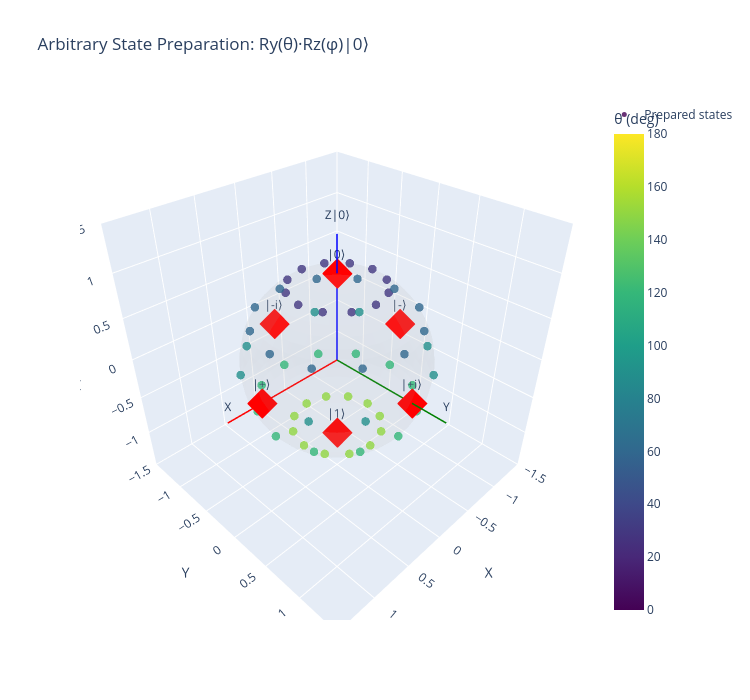

The cell this chart's notebook holds for it:
### Markdown cell above
---
## Section 6: Arbitrary State Preparation

Any single-qubit state can be parametrized on the Bloch sphere:

$$|\psi\rangle = \cos(\theta/2)|0\rangle + e^{i\phi}\sin(\theta/2)|1\rangle$$

To prepare this from $|0\rangle$:
1. $R_y(\theta)$: Sets the **polar angle** (latitude) — how much $|0\rangle$ vs $|1\rangle$
2. $R_z(\phi)$: Sets the **azimuthal phase** (longitude) — the relative phase

$$|\psi\rangle = R_z(\phi) \, R_y(\theta) |0\rangle \quad \text{(up to global phase)}$$

### Code cell
def prepare_state(theta: float, phi: float) -> Statevector:
    """Prepare |ψ⟩ = cos(θ/2)|0⟩ + e^(iφ)sin(θ/2)|1⟩."""
    qc = QuantumCircuit(1)
    qc.ry(theta, 0)
    qc.rz(phi, 0)
    return Statevector.from_instruction(qc)


# Prepare a grid of states covering the Bloch sphere
print("🌐 Preparing states across the Bloch sphere")
print("=" * 55)

fig = go.Figure(data=make_sphere_wireframe())

# Grid of states
theta_vals = np.linspace(0, np.pi, 7)      # 0 to π (north to south)
phi_vals = np.linspace(0, 2*np.pi, 13)[:-1] # 0 to 2π (around equator)

all_x, all_y, all_z, all_colors, all_text = [], [], [], [], []

for theta in theta_vals:
    for phi in phi_vals:
        sv = prepare_state(theta, phi)
        bx, by, bz = state_to_bloch(sv)
        all_x.append(bx)
        all_y.append(by)
        all_z.append(bz)
        all_colors.append(np.degrees(theta))
        all_text.append(f'θ={np.degrees(theta):.0f}° φ={np.degrees(phi):.0f}°')

fig.add_trace(go.Scatter3d(
    x=all_x, y=all_y, z=all_z,
    mode='markers',
    marker=dict(
        size=5,
        color=all_colors,
        colorscale='Viridis',
        colorbar=dict(title='θ (deg)'),
        opacity=0.8
    ),
    text=all_text,
    hovertemplate='%{text}<br>x=%{x:.3f}<br>y=%{y:.3f}<br>z=%{z:.3f}',
    name='Prepared states'
))

# Mark the 6 cardinal states
cardinal = [
    (0, 0, '|0⟩'), (np.pi, 0, '|1⟩'),
    (np.pi/2, 0, '|+⟩'), (np.pi/2, np.pi, '|-⟩'),
    (np.pi/2, np.pi/2, '|+i⟩'), (np.pi/2, 3*np.pi/2, '|-i⟩')
]
for theta, phi, label in cardinal:
    sv = prepare_state(theta, phi)
    bx, by, bz = state_to_bloch(sv)
    fig.add_trace(go.Scatter3d(
        x=[bx], y=[by], z=[bz],
        mode='markers+text', text=[label], textposition='top center',
        marker=dict(size=10, color='red', symbol='diamond'),
        showlegend=False
    ))

fig.update_layout(make_bloch_layout('Arbitrary State Preparation: Ry(θ)·Rz(φ)|0⟩'))
fig.show()

print(f"\nPrepared {len(all_x)} states covering the Bloch sphere.")
print("Each state was created with just Ry(θ) + Rz(φ) from |0⟩.")

### Figure 1 — Plotly figure (JSON) as saved in the notebook; plotly's stock layout.template omitted (floating-point values rounded to 4 significant figures; data arrays with more than 128 entries replaced by an {"elided": "..."} marker saying what was removed)
{"data": [{"colorscale": [[0, "lightgray"], [1, "lightgray"]], "hoverinfo": "skip", "opacity": 0.1, "showscale": false, "type": "surface", "x": {"elided": "30x30 float values"}, "y": {"elided": "30x30 float values"}, "z": {"elided": "30x30 float values"}}, {"hoverinfo": "skip", "line": {"color": "red", "width": 3}, "mode": "lines+text", "showlegend": false, "text": ["", "X"], "textposition": "top center", "type": "scatter3d", "x": [0, 1.4], "y": [0, 0], "z": [0, 0]}, {"hoverinfo": "skip", "line": {"color": "green", "width": 3}, "mode": "lines+text", "showlegend": false, "text": ["", "Y"], "textposition": "top center", "type": "scatter3d", "x": [0, 0], "y": [0, 1.4], "z": [0, 0]}, {"hoverinfo": "skip", "line": {"color": "blue", "width": 3}, "mode": "lines+text", "showlegend": false, "text": ["", "Z|0⟩"], "textposition": "top center", "type": "scatter3d", "x": [0, 0], "y": [0, 0], "z": [0, 1.4]}, {"hovertemplate": "%{text}<br>x=%{x:.3f}<br>y=%{y:.3f}<br>z=%{z:.3f}", "marker": {"color": [0, 0, 0, 0, 0, 0, 0, 0, 0, 0, 0, 0, 30.0, 30.0, 30.0, 30.0, 30.0, 30.0, 30.0, 30.0, 30.0, 30.0, 30.0, 30.0, 60.0, 60.0, 60.0, 60.0, 60.0, 60.0, 60.0, 60.0, 60.0, 60.0, 60.0, 60.0, 90, 90, 90, 90, 90, 90, 90, 90, 90, 90, 90, 90, 120.0, 120.0, 120.0, 120.0, 120.0, 120.0, 120.0, 120.0, 120.0, 120.0, 120.0, 120.0, 150.0, 150.0, 150.0, 150.0, 150.0, 150.0, 150.0, 150.0, 150.0, 150.0, 150.0, 150.0, 180, 180, 180, 180, 180, 180, 180, 180, 180, 180, 180, 180], "colorbar": {"title": {"text": "θ (deg)"}}, "colorscale": [[0, "#440154"], [0.1111, "#482878"], [0.2222, "#3e4989"], [0.3333, "#31688e"], [0.4444, "#26828e"], [0.5556, "#1f9e89"], [0.6667, "#35b779"], [0.7778, "#6ece58"], [0.8889, "#b5de2b"], [1, "#fde725"]], "opacity": 0.8, "size": 5}, "mode": "markers", "name": "Prepared states", "text": ["θ=0° φ=0°", "θ=0° φ=30°", "θ=0° φ=60°", "θ=0° φ=90°", "θ=0° φ=120°", "θ=0° φ=150°", "θ=0° φ=180°", "θ=0° φ=210°", "θ=0° φ=240°", "θ=0° φ=270°", "θ=0° φ=300°", "θ=0° φ=330°", "θ=30° φ=0°", "θ=30° φ=30°", "θ=30° φ=60°", "θ=30° φ=90°", "θ=30° φ=120°", "θ=30° φ=150°", "θ=30° φ=180°", "θ=30° φ=210°", "θ=30° φ=240°", "θ=30° φ=270°", "θ=30° φ=300°", "θ=30° φ=330°", "θ=60° φ=0°", "θ=60° φ=30°", "θ=60° φ=60°", "θ=60° φ=90°", "θ=60° φ=120°", "θ=60° φ=150°", "θ=60° φ=180°", "θ=60° φ=210°", "θ=60° φ=240°", "θ=60° φ=270°", "θ=60° φ=300°", "θ=60° φ=330°", "θ=90° φ=0°", "θ=90° φ=30°", "θ=90° φ=60°", "θ=90° φ=90°", "θ=90° φ=120°", "θ=90° φ=150°", "θ=90° φ=180°", "θ=90° φ=210°", "θ=90° φ=240°", "θ=90° φ=270°", "θ=90° φ=300°", "θ=90° φ=330°", "θ=120° φ=0°", "θ=120° φ=30°", "θ=120° φ=60°", "θ=120° φ=90°", "θ=120° φ=120°", "θ=120° φ=150°", "θ=120° φ=180°", "θ=120° φ=210°", "θ=120° φ=240°", "θ=120° φ=270°", "θ=120° φ=300°", "θ=120° φ=330°", "θ=150° φ=0°", "θ=150° φ=30°", "θ=150° φ=60°", "θ=150° φ=90°", "θ=150° φ=120°", "θ=150° φ=150°", "θ=150° φ=180°", "θ=150° φ=210°", "θ=150° φ=240°", "θ=150° φ=270°", "θ=150° φ=300°", "θ=150° φ=330°", "θ=180° φ=0°", "θ=180° φ=30°", "θ=180° φ=60°", "θ=180° φ=90°", "θ=180° φ=120°", "θ=180° φ=150°", "θ=180° φ=180°", "θ=180° φ=210°", "θ=180° φ=240°", "θ=180° φ=270°", "θ=180° φ=300°", "θ=180° φ=330°"], "type": "scatter3d", "x": [0, 0, 0, 0, 0, 0, 0, 0, 0, 0, 0, 0, 0.5, 0.433, 0.25, 1.11e-16, -0.25, -0.433, -0.5, -0.433, -0.25, -1.11e-16, 0.25, 0.433, 0.866, 0.75, 0.433, 1.11e-16, -0.433, -0.75, -0.866, -0.75, -0.433, -1.11e-16, 0.433, 0.75, 1, 0.866, 0.5, 2.22e-16, -0.5, -0.866, -1, -0.866, -0.5, -2.22e-16, 0.5, 0.866, 0.866, 0.75, 0.433, 1.665e-16, -0.433, -0.75, -0.866, -0.75, -0.433, -1.665e-16, 0.433, 0.75, 0.5, 0.433, 0.25, 5.551e-17, -0.25, -0.433, -0.5, -0.433, -0.25, -5.551e-17, 0.25, 0.433, 1.225e-16, 1.061e-16, 6.123e-17, 2.465e-32, -6.123e-17, -1.061e-16, -1.225e-16, -1.061e-16, -6.123e-17, -2.465e-32, 6.123e-17, 1.061e-16], "y": [0, 0, 0, 0, 0, 0, 0, 0, 0, 0, 0, 0, 0, 0.25, 0.433, 0.5, 0.433, 0.25, 6.123e-17, -0.25, -0.433, -0.5, -0.433, -0.25, 0, 0.433, 0.75, 0.866, 0.75, 0.433, 1.061e-16, -0.433, -0.75, -0.866, -0.75, -0.433, 0, 0.5, 0.866, 1, 0.866, 0.5, 1.225e-16, -0.5, -0.866, -1, -0.866, -0.5, 0, 0.433, 0.75, 0.866, 0.75, 0.433, 1.061e-16, -0.433, -0.75, -0.866, -0.75, -0.433, 0, 0.25, 0.433, 0.5, 0.433, 0.25, 6.123e-17, -0.25, -0.433, -0.5, -0.433, -0.25, 0, 6.123e-17, 1.061e-16, 1.225e-16, 1.061e-16, 6.123e-17, 1.5e-32, -6.123e-17, -1.061e-16, -1.225e-16, -1.061e-16, -6.123e-17], "z": [1, 1, 1, 1, 1, 1, 1, 1, 1, 1, 1, 1, 0.866, 0.866, 0.866, 0.866, 0.866, 0.866, 0.866, 0.866, 0.866, 0.866, 0.866, 0.866, 0.5, 0.5, 0.5, 0.5, 0.5, 0.5, 0.5, 0.5, 0.5, 0.5, 0.5, 0.5, 1.997e-16, 1.406e-16, 1.556e-16, 2.22e-16, 1.603e-16, 1.859e-16, 1.997e-16, 1.433e-16, 1.671e-16, 2.22e-16, 1.785e-16, 1.864e-16, -0.5, -0.5, -0.5, -0.5, -0.5, -0.5, -0.5, -0.5, -0.5, -0.5, -0.5, -0.5, -0.866, -0.866, -0.866, -0.866, -0.866, -0.866, -0.866, -0.866, -0.866, -0.866, -0.866, -0.866, -1, -1, -1, -1, -1, -1, -1, -1, -1, -1, -1, -1]}, {"marker": {"color": "red", "size": 10, "symbol": "diamond"}, "mode": "markers+text", "showlegend": false, "text": ["|0⟩"], "textposition": "top center", "type": "scatter3d", "x": [0], "y": [0], "z": [1]}, {"marker": {"color": "red", "size": 10, "symbol": "diamond"}, "mode": "markers+text", "showlegend": false, "text": ["|1⟩"], "textposition": "top center", "type": "scatter3d", "x": [1.225e-16], "y": [0], "z": [-1]}, {"marker": {"color": "red", "size": 10, "symbol": "diamond"}, "mode": "markers+text", "showlegend": false, "text": ["|+⟩"], "textposition": "top center", "type": "scatter3d", "x": [1], "y": [0], "z": [1.997e-16]}, {"marker": {"color": "red", "size": 10, "symbol": "diamond"}, "mode": "markers+text", "showlegend": false, "text": ["|-⟩"], "textposition": "top center", "type": "scatter3d", "x": [-1], "y": [1.225e-16], "z": [1.997e-16]}, {"marker": {"color": "red", "size": 10, "symbol": "diamond"}, "mode": "markers+text", "showlegend": false, "text": ["|+i⟩"], "textposition": "top center", "type": "scatter3d", "x": [2.22e-16], "y": [1], "z": [2.22e-16]}, {"marker": {"color": "red", "size": 10, "symbol": "diamond"}, "mode": "markers+text", "showlegend": false, "text": ["|-i⟩"], "textposition": "top center", "type": "scatter3d", "x": [-2.22e-16], "y": [-1], "z": [2.22e-16]}], "layout": {"height": 700, "scene": {"aspectmode": "cube", "xaxis": {"range": [-1.5, 1.5], "title": {"text": "X"}}, "yaxis": {"range": [-1.5, 1.5], "title": {"text": "Y"}}, "zaxis": {"range": [-1.5, 1.5], "title": {"text": "Z"}}}, "title": {"text": "Arbitrary State Preparation: Ry(θ)·Rz(φ)|0⟩"}, "width": 750}}
